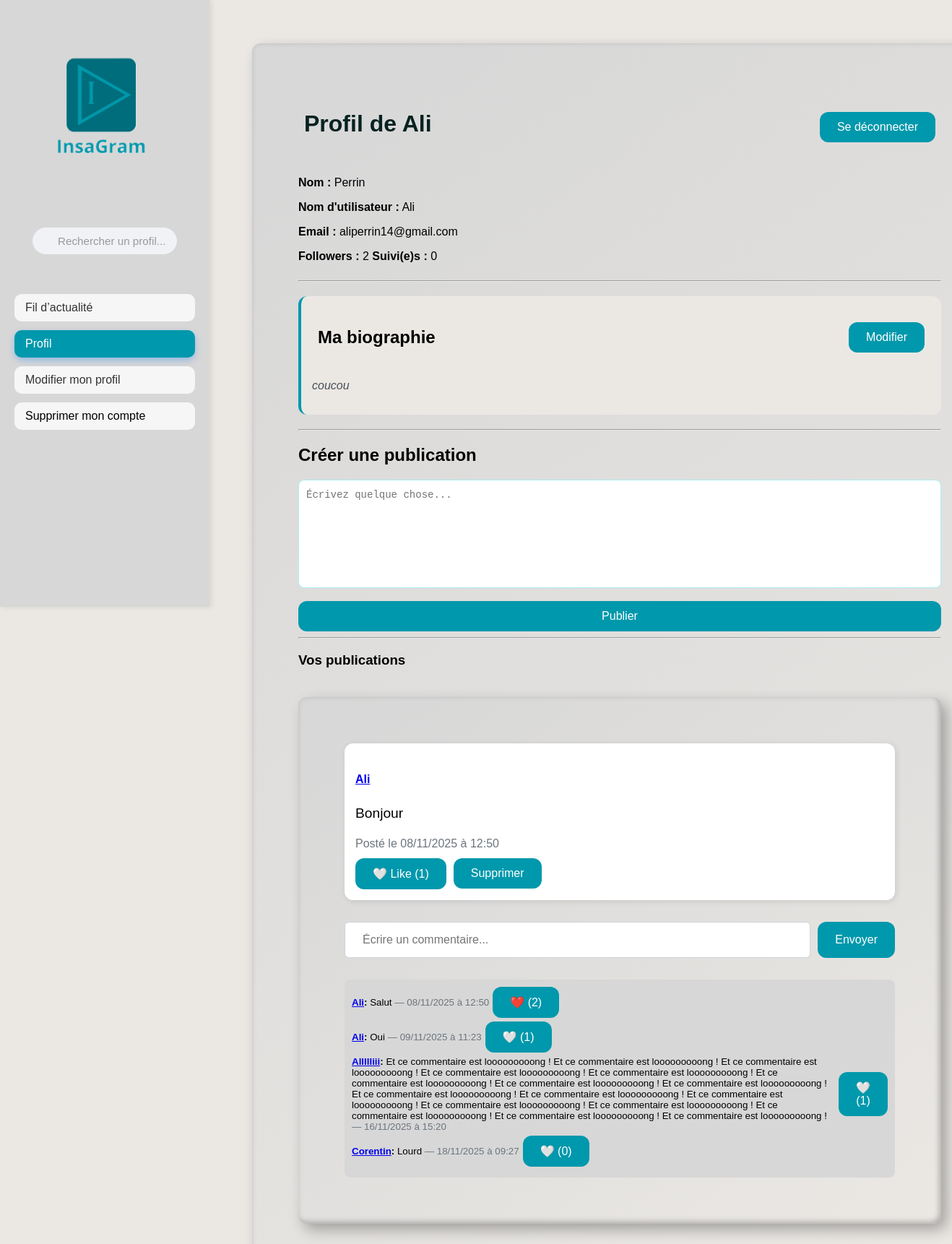
The page /profile (signed in) on the database its author committed.
### app.py (models this page shows, shortened)
class User(db.Model):
    id = db.Column(db.Integer, primary_key=True)
    name = db.Column(db.String(80), unique=False, nullable=False)
    username = db.Column(db.String(80), unique=True, nullable=False)
    password = db.Column(db.String(80), nullable=False)
    email = db.Column(db.String(120), unique=True, nullable=False)
    biography = db.Column(db.Text, nullable=True)
    posts = db.relationship('Post', backref='author', lazy=True)
    followed = db.relationship(
        'User',
        secondary=followers,
        primaryjoin=(followers.c.follower_id == id),
        secondaryjoin=(followers.c.followed_id == id),
        backref=db.backref('followers', lazy='dynamic'),
        lazy='dynamic'
    )
    @property
    def followers_count(self):
        return self.followers.count()
    @property
    def following_count(self):
        return self.followed.count()

class Post(db.Model):
    id = db.Column(db.Integer, primary_key=True)
    user_id = db.Column(db.Integer, db.ForeignKey('user.id'), nullable=False)
    content = db.Column(db.String(255), nullable=False)
    date_posted = db.Column(db.DateTime, default=lambda: datetime.now(PARIS))
    likes = db.relationship('Like', backref='post', lazy=True)
    comments = db.relationship('Comment', backref='post', lazy=True)

class Comment(db.Model):
    id = db.Column(db.Integer, primary_key=True)
    post_id = db.Column(db.Integer, db.ForeignKey('post.id'), nullable=False)
    user_id = db.Column(db.Integer, db.ForeignKey('user.id'), nullable=False)
    content = db.Column(db.String(255), nullable=False)
    date_posted = db.Column(db.DateTime, default=lambda: datetime.now(PARIS))
    author = db.relationship('User', backref='comments', lazy=True)
    likes = db.relationship('CommentLike', backref='comment', lazy=True)

### app.py (the view)
@app.route('/profile')
def profile():
    if 'username' not in session:
        return redirect(url_for('login'))
    current_user = User.query.filter_by(username=session['username']).first()
    posts = Post.query.filter_by(user_id=current_user.id).order_by(Post.date_posted.desc()).all()
    liked_post_ids = [like.post_id for like in Like.query.filter_by(user_id=current_user.id).all()]
    liked_comment_ids = [like.comment_id for like in CommentLike.query.filter_by(user_id=current_user.id).all()]
    return render_template(
        'profile.html',
        user=current_user,
        posts=posts,
        current_user=current_user,
        liked_post_ids=liked_post_ids,
        liked_comment_ids=liked_comment_ids
    )

### templates/profile.html (shortened to what this page needs)
<!DOCTYPE html>
<html lang="fr">
<head>
    <link rel="stylesheet" href="{{ url_for('static', filename='style.css') }}">
</head>
<body>
<div class="sidebar">
    <img src="{{ url_for('static', filename='images/LOGO_sidebar.png') }}" alt="Logo InsaGram" class="logo">
    <div class="container-search">
        <form method="GET" action="{{ url_for('search') }}" class="search-form">
            <input
                type="text"
                name="q"
                placeholder="Rechercher un profil..."
                aria-label="Rechercher"
                class="search-input-with-icon">
        </form>
    </div>
    <nav class="sidebar-nav">
        <form action="{{ url_for('feed') }}" method="get">
            <button
                type="submit"
                class="sidebar-btn {% if request.endpoint == 'feed' %}active{% endif %}">
                Fil d’actualité
            </button>
        </form>
        <form action="{{ url_for('profile') }}" method="get">
            <button
                type="submit"
                class="sidebar-btn {% if request.endpoint == 'profile' %}active{% endif %}">
                Profil
            </button>
        </form>
        <form action="{{ url_for('edit_profile') }}" method="get">
            <button
                type="submit"
                class="sidebar-btn">
                Modifier mon profil
            </button>
        </form>
        <form action="{{ url_for('delete_account') }}" method="get">
            <button
                type="submit"
                class="sidebar-btn btn-danger">
                Supprimer mon compte
            </button>
        </form>
    </nav>
</div>
<div class="main-content bg-light">
    <div class="container container--lg">
        <div class="flex-between">
            <h1 class="h1">Profil de {{ user.username }}</h1>
            <form action="{{ url_for('logout') }}" method="POST" style="display:inline;">
                <button type="submit" class="btn">Se déconnecter</button>
            </form>
        </div>
        <div class="row">
            <div class="col">
                <p><b>Nom :</b> {{ user.name }}</p>
                <p><b>Nom d'utilisateur :</b> {{ user.username }}</p>
                <p><b>Email :</b> {{ user.email }}</p>
                <p>
                    <b>Followers :</b> <span class="badge bg-primary">{{ user.followers_count }}</span>
                    <b>Suivi(e)s :</b> <span class="badge bg-primary">{{ user.following_count }}</span>
                </p>
            </div>
        </div>
        <hr>
        <div class="biography-section">
            <div class="flex-between">
                <h2>Ma biographie</h2>
                <a href="{{ url_for('edit_biography') }}" class="btn">Modifier</a>
            </div>
            {% if user.biography %}
                <p class="biography-text">{{ user.biography }}</p>
            {% else %}
                <p class="biography-text text-muted">Aucune biographie. <a href="{{ url_for('edit_biography') }}">Ajouter une biographie</a></p>
            {% endif %}
        </div>
        <hr>
        <h2>Créer une publication</h2>
        <form method="POST" action="{{ url_for('create_post') }}" style="width: 100%;">
            <textarea class="form-control textarea" name="content" rows="3" placeholder="Écrivez quelque chose..."></textarea>
            <br>
            <button type="submit" class="btn btn-primary w-100">Publier</button>
        </form>
        <hr>
        <h3>Vos publications</h3>
            {% if posts %}
            {% for post in posts %}
                <div class="container--lg posts-container" id="posts-container" style="display: flex; flex-direction: column; gap: 20px;">
                    <div class="post-card" data-post-id="{{ post.id }}" style="display: flex; gap: 15px; align-items: flex-start;">
                        <div style="flex: 1; background-color: #ffffff; padding: 15px; border-radius: var(--radius-md); box-shadow: 2px 2px 8px rgba(0,0,0,0.1);">
                            <div style="font-size: 1.2rem; margin-bottom: 10px;">
                                <h5 class="card-title mb-2">
                                    <a href="{{ url_for('user_profile', username=post.author.username) }}" class="text-decoration-none text-dark">
                                        {{ post.author.username }}
                                    </a>
                                </h5>
                                <p class="post-content">{{ post.content }}</p>
                                <small class="text-muted">Posté le {{ post.date_posted.strftime('%d/%m/%Y à %H:%M') }}</small>
                            </div>
                                <div style="display: flex; gap: 10px; margin-top: 10px;">
                                    {% set liked = post.id in liked_post_ids %}
                                    <form action="{{ url_for('like_post', post_id=post.id) }}" method="POST" style="display:inline;">
                                        <button type="submit" class="btn btn-sm {% if liked %}btn-danger{% else %}btn-outline-danger{% endif %}">
                                            {% if liked %}❤️{% else %}🤍{% endif %} Like ({{ post.likes | length }})
                                        </button>
                                    </form>
                                    <form action="{{ url_for('delete_post', post_id=post.id) }}" method="POST" style="display:inline;">
                                        <button type="submit" class="btn btn-danger btn-sm">Supprimer</button>
                                    </form>
                                </div>
                        </div>
                    </div>
                    <form action="{{ url_for('create_comment', post_id=post.id) }}" method="POST" style="display: flex; width: 100%; gap: 10px; margin-top: 10px;">
                        <input type="text" name="content" class="form-control form-control-sm" placeholder="Écrire un commentaire..." style="flex: 1; min-width: 0;">
                        <button type="submit" class="btn btn-sm btn-primary">Envoyer</button>
                    </form>
                    <div style="background-color: var(--background-2); padding: 10px; border-radius: var(--radius-sm); margin-top: 10px;">
                        {% for comment in post.comments %}
                        <div style="margin-bottom: 5px; display: flex; align-items: center; gap: 5px;">
                            <small class="comment-text">
                                <b><a href="{{ url_for('user_profile', username=comment.author.username) }}" class="text-decoration-none text-dark">{{ comment.author.username }}</a>:</b> {{ comment.content }}
                                <span class="text-muted">— {{ comment.date_posted.strftime('%d/%m/%Y à %H:%M') }}</span>
                            </small>
                                {% set liked_comment = comment.id in liked_comment_ids %}
                                <form action="{{ url_for('like_comment', comment_id=comment.id) }}" method="POST" style="display:inline;">
                                    <button type="submit" class="btn btn-sm {% if liked_comment %}btn-danger{% else %}btn-outline-danger{% endif %}">
                                        {% if liked_comment %}❤️{% else %}🤍{% endif %} ({{ comment.likes | length }})
                                    </button>
                                </form>
                        </div>
                        {% endfor %}
                    </div>
                </div>
            {% endfor %}
        {% else %}
        <p>Vous n'avez aucun post.</p>
        {% endif %}
    </div>
</div>
</body>
</html>

### static/style.css (style rules this page uses)
:root { --background: rgb(235, 232, 228); --background-2: rgb(215, 215, 215); --bleu-ombre: #00485280; --bleu-1: #006d7cff; --bleu-2: #0098acff; --bleu-3: #00c7e153; --vert-ombre: #193e0068; --vert-1: #327c01ff; --vert-2: #46b000ff; --vert-3: #54d30046; --radius-sm: 8px; --radius-md: 12px; --radius-lg: 18px; --soft: rgba(0,127,127,0.06); --text: #062221ff; }
body { font-family: Arial, sans-serif; background-color: var(--background); display: block; margin: 0 auto; width: 100%; max-width: 1200px; min-height: 100vh; overflow-x: hidden; }
.sidebar { position: fixed; top: 0; left: 0; height: 100vh; width: 250px; background-color: var(--background-2); padding: 20px; box-shadow: 2px 0 8px rgba(0,0,0,0.1); display: flex; flex-direction: column; gap: 15px; z-index: 100; }
.sidebar-nav { display: flex; flex-direction: column; gap: 12px; width: 100%; margin-top: 20px; }
.sidebar-btn { display: block; width: 100%; background-color: #f6f6f6; border: none; color: #333; font-size: 1rem; font-weight: 500; padding: 10px 15px; border-radius: 10px; cursor: pointer; text-align: left; transition: all 0.3s ease; }
.sidebar-btn.active { background-color: var(--bleu-2); color: white; box-shadow: 0 4px 10px rgba(0, 123, 255, 0.3); transform: none; }
.sidebar-btn.btn-danger { width: 100%; background-color: #f6f6f6; color: #000000; }
.sidebar-nav form { width: 100%; }
.main-content { margin-left: 270px; padding: 20px; }
.container { background: linear-gradient(145deg, var(--background-2), var(--background)); padding: 40px; border-radius: var(--radius-md); box-shadow: 8px 8px 20px rgba(0, 0, 0, 0.3), -8px -8px 20px rgba(255, 255, 255, 0.1), inset 2px 2px 8px rgba(255, 255, 255, 0.2), inset -2px -2px 8px rgba(0, 0, 0, 0.3); text-align: center; width: 100%; max-width: 400px; transition: transform 0.2s ease, box-shadow 0.2s ease; }
.container-search { width: 100%; display: flex; justify-content: center; align-items: center; margin: 20px 0; }
.search-form { position: relative; width: 80%; max-width: 220px; display: flex; justify-content: center; }
.search-input-with-icon { width: 100%; padding: 10px 15px 10px 35px; background-color: #f0f2f5; border: none; border-radius: 25px; font-size: 0.95rem; color: #333; text-align: left; transition: all 0.3s ease; outline: none; }
.search-input-with-icon::placeholder { color: #999; }
.container--lg { background: linear-gradient(145deg, var(--background-2), var(--background)); max-width: 2000px; padding: 64px; margin: 40px auto; text-align: left; box-shadow: 8px 8px 20px rgba(0, 0, 0, 0.3), -8px -8px 20px rgba(255, 255, 255, 0.1), inset 2px 2px 8px rgba(255, 255, 255, 0.2), inset -2px -2px 8px rgba(0, 0, 0, 0.3); border-radius: var(--radius-md); }
.flex-between { display: flex; justify-content: space-between; align-items: center; padding: 0.5rem; border-radius: var(--radius-md); }
.row { display: flex; flex-wrap: wrap; margin-left: -0.75rem; margin-right: -0.75rem; }
.col { flex: 1; padding: 0 0.75rem; }
.form-control { display: block; padding: 12px 24px; font-size: 16px; line-height: 1.5; color: #212529; background-color: #fff; border: 1px solid #ced4da; border-radius: 0.375rem; transition: border-color .15s ease-in-out, box-shadow .15s ease-in-out; }
.w-100 { width: 100%; }
img.logo { width: 240px; margin-bottom: 20px; }
.h1 { margin-bottom: 30px; color: var(--text); }
.post-content, .comment-text { white-space: normal; overflow-wrap: break-word; word-break: break-word; }
.text-muted { color: #6c757d !important; }
.btn { background-color: var(--bleu-2); color: white; padding: 12px 24px; border: none; border-radius: var(--radius-md); font-size: 16px; cursor: pointer; transition: background-color 0.3s, transform 0.2s; text-decoration: none; display: inline-block; }
.btn:link, .btn:visited, .btn:hover, .btn:active { text-decoration: none !important; }
.textarea { width: 100%; height: 150px; padding: 10px; border-radius: var(--radius-sm); border: 1px solid var(--bleu-3); font-size: 14px; resize: none; box-sizing: border-box; }
.biography-section { background-color: var(--background); border-radius: var(--radius-md); padding: 15px; margin-bottom: 20px; margin-top: 20px; border-left: 4px solid var(--bleu-2); }
.biography-text { white-space: pre-line; font-style: italic; color: #495057; }

### rows shown on the page
User: username "Ali", name "Perrin", email "aliperrin14@gmail.com", biography "coucou"
Post: author.username "Ali", content "Bonjour", date_posted "08/11/2025 à 12:50", likes|length "1"
Comment: author.username "Ali", content "Salut", date_posted "08/11/2025 à 12:50", likes|length "2"
Comment: author.username "Ali", content "Oui", date_posted "09/11/2025 à 11:23", likes|length "1"
Comment: author.username "Allllliii", content "Et ce commentaire est looooooooong ! Et ce commentaire est looooooooong ! Et ce commentaire est looooooooong ! Et ce commentaire est looooooooong ! Et ce commentaire est looooooooong ! Et ce commentaire est looooooooong ! Et ce commentaire est looooooooong ! Et ce commentaire est looooooooong ! Et ce commentaire est looooooooong ! Et ce commentaire est looooooooong ! Et ce commentaire est looooooooong ! Et ce commentaire est looooooooong ! Et ce commentaire est looooooooong ! Et ce commentaire est looooooooong ! Et ce commentaire est looooooooong ! Et ce commentaire est looooooooong !", date_posted "16/11/2025 à 15:20", likes|length "1"
Comment: author.username "Corentin", content "Lourd", date_posted "18/11/2025 à 09:27", likes|length "0"

### other values the page prints
{{ user.followers_count }} "2"
{{ user.following_count }} "0"
